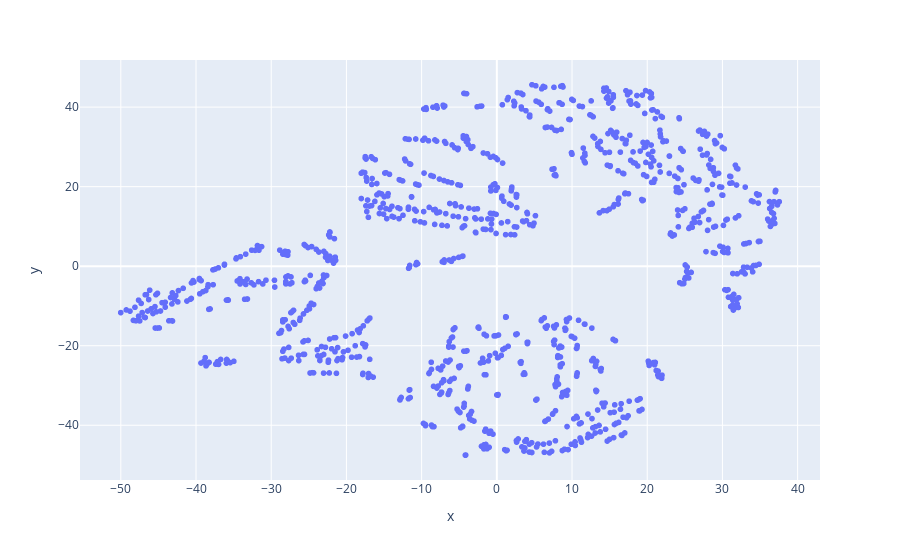

Notebook code for this chart:
### Code cell
fig = px.scatter(x=data_2d_tsne[:,0], y=data_2d_tsne[:,1])
fig.show()

### Figure 1 — Plotly figure (JSON) as saved in the notebook; plotly's stock layout.template omitted (floating-point values rounded to 4 significant figures; data arrays with more than 128 entries replaced by an {"elided": "..."} marker saying what was removed)
{"data": [{"hovertemplate": "x=%{x}<br>y=%{y}<extra></extra>", "legendgroup": "", "marker": {"color": "#636efa", "symbol": "circle"}, "mode": "markers", "name": "", "showlegend": false, "type": "scattergl", "x": {"elided": "1080 float values"}, "xaxis": "x", "y": {"elided": "1080 float values"}, "yaxis": "y"}], "layout": {"legend": {"tracegroupgap": 0}, "margin": {"t": 60}, "xaxis": {"anchor": "y", "domain": [0, 1], "title": {"text": "x"}}, "yaxis": {"anchor": "x", "domain": [0, 1], "title": {"text": "y"}}}}
